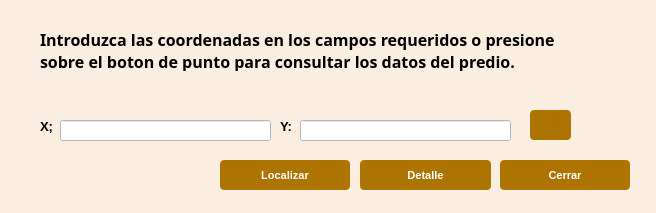
<?xml version="1.0" encoding="UTF-8"?>
<ui version="4.0">
 <class>busquedacordenadasDialogBase</class>
 <widget class="QDialog" name="busquedacordenadasDialogBase">
  <property name="geometry">
   <rect>
    <x>0</x>
    <y>0</y>
    <width>656</width>
    <height>213</height>
   </rect>
  </property>
  <property name="minimumSize">
   <size>
    <width>607</width>
    <height>156</height>
   </size>
  </property>
  <property name="maximumSize">
   <size>
    <width>656</width>
    <height>213</height>
   </size>
  </property>
  <property name="windowTitle">
   <string>Búsqueda por coordenadas</string>
  </property>
  <property name="styleSheet">
   <string notr="true">background : rgb(250,238,224);</string>
  </property>
  <widget class="QDialogButtonBox" name="button_box">
   <property name="geometry">
    <rect>
     <x>30</x>
     <y>240</y>
     <width>341</width>
     <height>32</height>
    </rect>
   </property>
   <property name="orientation">
    <enum>Qt::Horizontal</enum>
   </property>
   <property name="standardButtons">
    <set>QDialogButtonBox::Cancel|QDialogButtonBox::Ok</set>
   </property>
  </widget>
  <widget class="QPushButton" name="btDetalle">
   <property name="geometry">
    <rect>
     <x>360</x>
     <y>160</y>
     <width>131</width>
     <height>30</height>
    </rect>
   </property>
   <property name="font">
    <font>
     <family>MS Shell Dlg 2</family>
     <pointsize>8</pointsize>
     <weight>75</weight>
     <bold>true</bold>
    </font>
   </property>
   <property name="styleSheet">
    <string notr="true">QPushButton{
background : rgb(174, 116, 0);
color : rgb(255, 255, 255);
border-radius : 4px;
}
QPushButton::hover{
background : rgb(104, 69, 13);
color : rgb(255, 255, 255);
border-radius : 4px;
}
QPushButton:disabled {
background: rgb(217, 217, 217)
}</string>
   </property>
   <property name="text">
    <string>Detalle</string>
   </property>
  </widget>
  <widget class="QPushButton" name="btCerrar">
   <property name="geometry">
    <rect>
     <x>500</x>
     <y>160</y>
     <width>130</width>
     <height>30</height>
    </rect>
   </property>
   <property name="font">
    <font>
     <family>MS Shell Dlg 2</family>
     <pointsize>8</pointsize>
     <weight>75</weight>
     <bold>true</bold>
    </font>
   </property>
   <property name="styleSheet">
    <string notr="true">QPushButton{
background : rgb(174, 116, 0);
color : rgb(255, 255, 255);
border-radius : 4px;
}
QPushButton::hover{
background : rgb(104, 69, 13);
color : rgb(255, 255, 255);
border-radius : 4px;
}
QPushButton:disabled {
background: rgb(217, 217, 217)
}QPushButton{
background : rgb(174, 116, 0);
color : rgb(255, 255, 255);
border-radius : 4px;
}
QPushButton::hover{
background : rgb(104, 69, 13);
color : rgb(255, 255, 255);
border-radius : 4px;
}
QPushButton:disabled {
background: rgb(217, 217, 217)
}QPushButton{
background : rgb(174, 116, 0);
color : rgb(255, 255, 255);
border-radius : 4px;
}
QPushButton::hover{
background : rgb(104, 69, 13);
color : rgb(255, 255, 255);
border-radius : 4px;
}
QPushButton:disabled {
background: rgb(217, 217, 217)
}QPushButton{
background : rgb(174, 116, 0);
color : rgb(255, 255, 255);
border-radius : 4px;
}
QPushButton::hover{
background : rgb(104, 69, 13);
color : rgb(255, 255, 255);
border-radius : 4px;
}
QPushButton:disabled {
background: rgb(217, 217, 217)
}QPushButton{
background : rgb(174, 116, 0);
color : rgb(255, 255, 255);
border-radius : 4px;
}
QPushButton::hover{
background : rgb(104, 69, 13);
color : rgb(255, 255, 255);
border-radius : 4px;
}
QPushButton:disabled {
background: rgb(217, 217, 217)
}QPushButton{
background : rgb(174, 116, 0);
color : rgb(255, 255, 255);
border-radius : 4px;
}
QPushButton::hover{
background : rgb(104, 69, 13);
color : rgb(255, 255, 255);
border-radius : 4px;
}
QPushButton:disabled {
background: rgb(217, 217, 217)
}</string>
   </property>
   <property name="text">
    <string>Cerrar</string>
   </property>
  </widget>
  <widget class="QPushButton" name="btLocalizar">
   <property name="geometry">
    <rect>
     <x>220</x>
     <y>160</y>
     <width>130</width>
     <height>30</height>
    </rect>
   </property>
   <property name="font">
    <font>
     <family>MS Shell Dlg 2</family>
     <pointsize>8</pointsize>
     <weight>75</weight>
     <bold>true</bold>
    </font>
   </property>
   <property name="styleSheet">
    <string notr="true">QPushButton{
background : rgb(174, 116, 0);
color : rgb(255, 255, 255);
border-radius : 4px;
}
QPushButton::hover{
background : rgb(104, 69, 13);
color : rgb(255, 255, 255);
border-radius : 4px;
}
QPushButton:disabled {
background: rgb(217, 217, 217)
}</string>
   </property>
   <property name="text">
    <string>Localizar</string>
   </property>
  </widget>
  <widget class="QLabel" name="label">
   <property name="geometry">
    <rect>
     <x>40</x>
     <y>30</y>
     <width>611</width>
     <height>41</height>
    </rect>
   </property>
   <property name="font">
    <font>
     <family>Century Gothic</family>
     <pointsize>12</pointsize>
     <weight>75</weight>
     <bold>true</bold>
    </font>
   </property>
   <property name="text">
    <string>Introduzca las coordenadas en los campos requeridos o presione 
sobre el boton de punto para consultar los datos del predio.</string>
   </property>
  </widget>
  <widget class="QLabel" name="label_3">
   <property name="geometry">
    <rect>
     <x>40</x>
     <y>120</y>
     <width>47</width>
     <height>13</height>
    </rect>
   </property>
   <property name="font">
    <font>
     <family>Arial</family>
     <pointsize>10</pointsize>
     <weight>75</weight>
     <bold>true</bold>
    </font>
   </property>
   <property name="text">
    <string>X;</string>
   </property>
  </widget>
  <widget class="QLabel" name="label_4">
   <property name="geometry">
    <rect>
     <x>280</x>
     <y>120</y>
     <width>47</width>
     <height>13</height>
    </rect>
   </property>
   <property name="font">
    <font>
     <family>Arial</family>
     <pointsize>10</pointsize>
     <weight>75</weight>
     <bold>true</bold>
    </font>
   </property>
   <property name="text">
    <string>Y:</string>
   </property>
  </widget>
  <widget class="QLineEdit" name="leCordenadasX">
   <property name="geometry">
    <rect>
     <x>60</x>
     <y>120</y>
     <width>211</width>
     <height>21</height>
    </rect>
   </property>
   <property name="font">
    <font>
     <family>Arial</family>
     <pointsize>12</pointsize>
     <weight>75</weight>
     <bold>true</bold>
    </font>
   </property>
   <property name="styleSheet">
    <string notr="true">background : rgb(255,255,255)</string>
   </property>
   <property name="text">
    <string/>
   </property>
   <property name="alignment">
    <set>Qt::AlignCenter</set>
   </property>
  </widget>
  <widget class="QLineEdit" name="leCordenadasY">
   <property name="geometry">
    <rect>
     <x>300</x>
     <y>120</y>
     <width>211</width>
     <height>21</height>
    </rect>
   </property>
   <property name="font">
    <font>
     <family>Arial</family>
     <pointsize>12</pointsize>
     <weight>75</weight>
     <bold>true</bold>
    </font>
   </property>
   <property name="styleSheet">
    <string notr="true">background : rgb(255,255,255)</string>
   </property>
   <property name="text">
    <string/>
   </property>
   <property name="alignment">
    <set>Qt::AlignCenter</set>
   </property>
  </widget>
  <widget class="QPushButton" name="btCodnadas">
   <property name="geometry">
    <rect>
     <x>530</x>
     <y>110</y>
     <width>41</width>
     <height>30</height>
    </rect>
   </property>
   <property name="font">
    <font>
     <family>Arial</family>
     <pointsize>12</pointsize>
     <weight>75</weight>
     <bold>true</bold>
    </font>
   </property>
   <property name="styleSheet">
    <string notr="true">QPushButton{
background : rgb(174, 116, 0);
color : rgb(255, 255, 255);
border-radius : 4px;
}
QPushButton::hover{
background : rgb(104, 69, 13);
color : rgb(255, 255, 255);
border-radius : 4px;
}
QPushButton:disabled {
background: rgb(217, 217, 217)
}</string>
   </property>
   <property name="text">
    <string/>
   </property>
   <property name="icon">
    <iconset>
     <normaloff>../../../../../../../../../../../../Documents/local.ico</normaloff>../../../../../../../../../../../../Documents/local.ico</iconset>
   </property>
  </widget>
 </widget>
 <resources/>
 <connections>
  <connection>
   <sender>button_box</sender>
   <signal>accepted()</signal>
   <receiver>busquedacordenadasDialogBase</receiver>
   <slot>accept()</slot>
   <hints>
    <hint type="sourcelabel">
     <x>20</x>
     <y>20</y>
    </hint>
    <hint type="destinationlabel">
     <x>20</x>
     <y>20</y>
    </hint>
   </hints>
  </connection>
  <connection>
   <sender>button_box</sender>
   <signal>rejected()</signal>
   <receiver>busquedacordenadasDialogBase</receiver>
   <slot>reject()</slot>
   <hints>
    <hint type="sourcelabel">
     <x>20</x>
     <y>20</y>
    </hint>
    <hint type="destinationlabel">
     <x>20</x>
     <y>20</y>
    </hint>
   </hints>
  </connection>
 </connections>
</ui>
